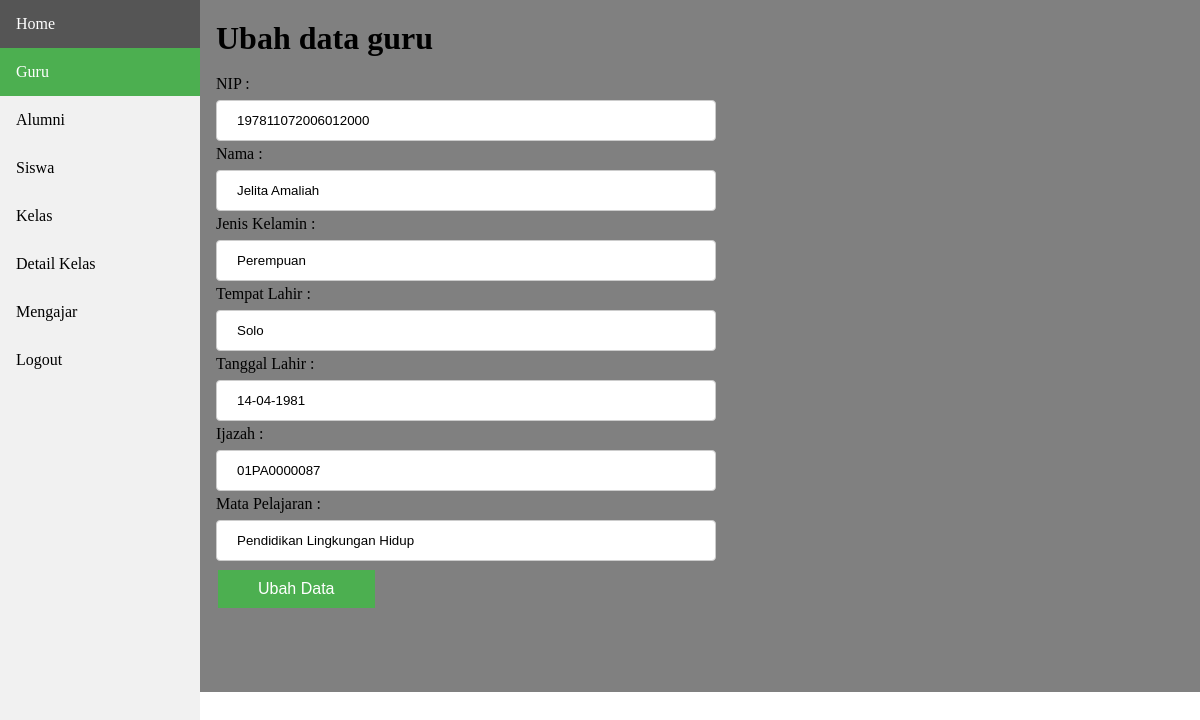
The app's page /admin/guru/ubah.php?id=197811072006012000 (signed in) with its own data.
### tables this page shows
CREATE TABLE `guru` (
  `nip` varchar(20) NOT NULL,
  `nama_guru` varchar(25) NOT NULL,
  `jenis_kelamin` varchar(10) NOT NULL,
  `Tempat_lahir` varchar(30) NOT NULL,
  `tanggal_lahir` date NOT NULL,
  `ijazah` varchar(15) NOT NULL,
  `mapel` varchar(35) NOT NULL
);

### koneksi.php (called while the page is built)
<?php
$conn = mysqli_connect("localhost","root","","smp");
function query($query){
	global $conn;
	$result = mysqli_query($conn, $query);
	$rows=[];
	while ($row = mysqli_fetch_assoc($result)) {
		$rows[] = $row;
	}
	return $rows;
}
 ?>

### admin/guru/ubah.php (the view, shortened to what this page needs)
<?php
$id=$_GET["id"];
$gr=query("SELECT * FROM guru WHERE nip=$id")[0];
 ?>
<!DOCTYPE html>
<html>
<head>
	<link rel="stylesheet" type="text/css" href="../gaya.css">
</head>
<body>
<div class="sidebar">
 <a href="../index.php">Home</a>
  <a class="active" href="guru.php">Guru</a>
  <a href="../alumni/alumni.php">Alumni</a>
  <a href="../siswa/siswa.php">Siswa</a>
  <a href="../kelas/kelas.php">Kelas</a>
  <a href="../detailkelas/detail.php">Detail Kelas</a>
  <a href="../mengajar/mengajar.php">Mengajar</a>
  <a href="../logout.php">Logout</a>
</div>
<div class="content">
	<h1>Ubah data guru</h1>
	<form action="" method="post" enctype="multipart/form-data">
		<ul>
			<li>
				<label for="nip">NIP : </label>
				<input type="text" name="nip" id="nip" required value="<?= $gr["nip"];  ?>">
			</li>
			<li>
				<label for="nama">Nama : </label>
				<input type="text" name="nama" id="nama" required value="<?= $gr["nama_guru"];  ?>">
			</li>
			<li>
				<label for="jenis_kelamin">Jenis Kelamin : </label>
				<input type="text" name="jenis_kelamin" id="jenis_kelamin" value="<?= $gr["jenis_kelamin"];  ?>">
			</li>
			<li>
				<label for="Tempat_lahir">Tempat Lahir : </label>
				<input type="text" name="Tempat_lahir" id="Tempat_lahir" required value="<?= $gr["Tempat_lahir"];  ?>">
			</li>
			<li>
				<label for="tanggal_lahir">Tanggal Lahir : </label>
				<input type="text" name="tanggal_lahir" id="tanggal_lahir" required value="<?= date('d-m-Y',strtotime($gr["tanggal_lahir"]));  ?>">
			</li>
			<li>
				<label for="ijazah">Ijazah : </label>
				<input type="text" name="ijazah" id="ijazah" required value="<?= $gr["ijazah"];  ?>">
			</li>
			<li>
				<label for="mapel">Mata Pelajaran : </label>
				<input type="text" name="mapel" id="mapel" required value="<?= $gr["mapel"];  ?>">
			</li>
			<li><button type="submit" name="submit">Ubah Data</button></li>
		</ul>
	</form>
</div>
</body>
</html>

### admin/gaya.css (style rules this page uses)
html, body, div, span, applet, object, iframe, h2, h3, h4, h5, h6, p, blockquote, pre, a, abbr, acronym, address, big, cite, code, del, dfn, em, img, ins, kbd, q, s, samp, small, strike, strong, sub, sup, tt, var, b, u, i, center, dl, dt, dd, ol, ul, li, fieldset, form, label, legend, caption, tbody, tfoot, thead, article, aside, canvas, details, embed, figure, figcaption, footer, header, hgroup, menu, nav, output, ruby, section, summary, time, mark, audio, video { margin: 0; padding: 0; border: 0; font-size: 100%; font: inherit; vertical-align: baseline; }
body { line-height: 1; }
ol, ul { list-style: none; }
.sidebar { margin: 0; padding: 0; width: 200px; background-color: #f1f1f1; position: fixed; height: 100%; overflow: auto; }
.sidebar a { display: block; color: black; padding: 16px; text-decoration: none; }
.sidebar a.active { background-color: #4CAF50; color: white; }
div.content { margin-left: 200px; padding: 1px 16px; min-height: 690px; }
.content { background-color: grey; }
.content input, select { width: 500px; padding: 12px 20px; margin: 8px 0px 5px 0px; display: inline-block; border: 1px solid #ccc; border-radius: 4px; box-sizing: border-box; }
.content label { display: block; }
button { background-color: #4CAF50; border: none; color: white; padding: 10px 40px 10px 40px; text-align: center; text-decoration: none; display: inline-block; font-size: 16px; margin: 4px 2px; cursor: pointer; transition-duration: 0.4s; }

### records on screen
guru: nip "197811072006012000", nama "Jelita Amaliah", jenis_kelamin "Perempuan", Tempat_lahir "Solo", tanggal_lahir "14-04-1981", ijazah "01PA0000087", mapel "Pendidikan Lingkungan Hidup"
